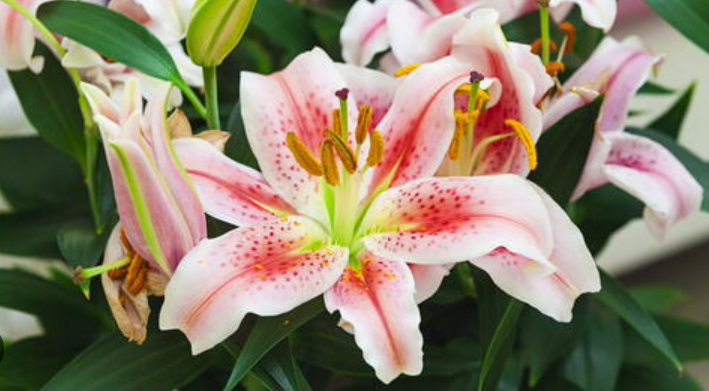
#> input picture AI/samples/genuine/lily1.png, 709 x 391 px; its folder holds only this picture in this run
$ python image_analysis.py
#> lines starting #> are read from the running program, lines starting #| are printed output that depends on the picture
from PIL import Image
import numpy as np


def analyze_image(image_path):

    # Load image
#> called with image_path = 'AI/samples/genuine/lily1.png'
    image = Image.open(image_path).convert("RGB")
    image_array = np.array(image)

    # Image dimensions
    height, width = image_array.shape[:2]
#> height = 391; width = 709

    # Convert RGB to grayscale
    gray = np.mean(image_array, axis=2)
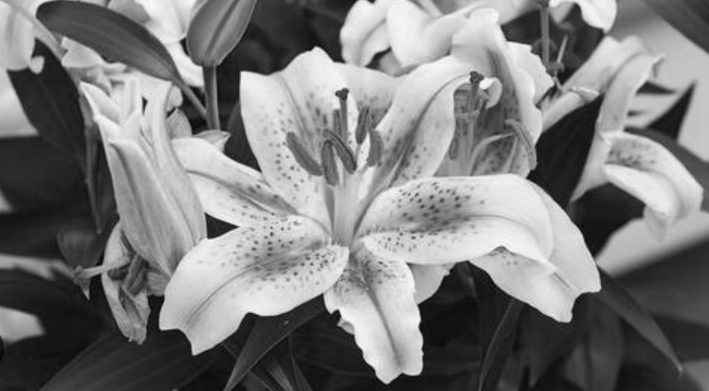
#> gray: shape (391, 709) float64; min 7.33, max 251.3, mean 124.4

    # Basic image statistics
    brightness = image_array.mean()
#> brightness = 124.4
    contrast = image_array.std()
#> contrast = 80.25

    # Edge analysis
    horizontal_edges = np.abs(np.diff(gray, axis=1)).mean()
#> horizontal_edges = 4.83
    vertical_edges = np.abs(np.diff(gray, axis=0)).mean()
#> vertical_edges = 4.46

    edge_strength = (horizontal_edges + vertical_edges) / 2
#> edge_strength = 4.65

    # ==========================================
    # FREQUENCY ANALYSIS USING FFT
    # ==========================================

    fft = np.fft.fft2(gray)
    fft_shift = np.fft.fftshift(fft)

    magnitude = np.abs(fft_shift)

    frequency_energy = np.mean(np.log1p(magnitude))
#> frequency_energy = 6.93

    # High-frequency region
    y_start = int(height * 0.25)
#> y_start = 97
    y_end = int(height * 0.75)
#> y_end = 293

    x_start = int(width * 0.25)
#> x_start = 177
    x_end = int(width * 0.75)
#> x_end = 531

    high_frequency_energy = np.mean(
        magnitude[y_start:y_end, x_start:x_end]
    )
#> high_frequency_energy = 19686.4

    # ==========================================
    # STORE RESULTS
    # ==========================================

    result = {
        "image_width": width,
        "image_height": height,
        "brightness": round(float(brightness), 2),
        "contrast": round(float(contrast), 2),
        "edge_strength": round(float(edge_strength), 2),
        "frequency_energy": round(float(frequency_energy), 2),
        "high_frequency_energy": round(float(high_frequency_energy), 2)
    }
#> result = {'image_width': 709, 'image_height': 391, 'brightness': 124.4, 'contrast': 80.25, 'edge_strength': 4.65, 'frequency_energy': 6.93, 'high_frequency_energy': 19686.4}

    return result


# ==========================================
# TEST
# ==========================================

if __name__ == "__main__":

    from pathlib import Path

    folders = {
        "REAL": Path("AI/samples/genuine"),
        "SYNTHETIC": Path("AI/samples/synthetic")
    }

    print("\n================================")
    print(" VERITRACE FORENSIC ANALYSIS")
    print("================================")

    for actual_label, folder in folders.items():

        for image_path in folder.iterdir():

            if image_path.suffix.lower() not in [
                ".jpg", ".jpeg", ".png", ".webp"
            ]:
                continue

            result = analyze_image(str(image_path))

            print("\n--------------------------------")
            print(f"Image  : {image_path.name}")
            print(f"Actual : {actual_label}")
            print("--------------------------------")

            for key, value in result.items():
                print(f"{key}: {value}")
#> this loop made 7 passes
#| image_width: 709
#| image_height: 391
#| brightness: 124.44
#| contrast: 80.25
#| edge_strength: 4.65
#| frequency_energy: 6.93
#| high_frequency_energy: 19686.37
#> (the run stopped early here; a loop or call above may not have finished)
